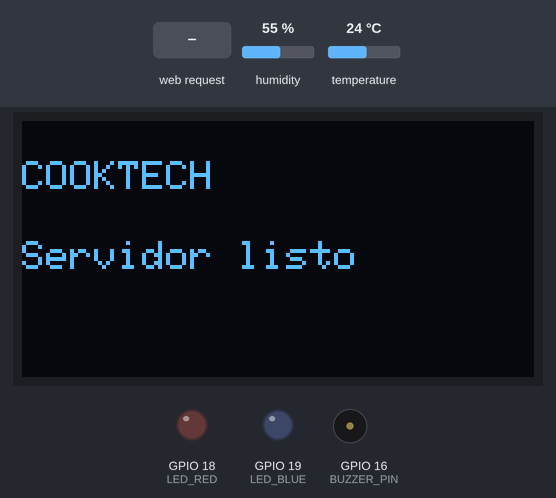
The sketch below on a simulated ESP32. Shown: 128×64 one-colour display, output pins drawn as LEDs (lit = HIGH), buzzer (waves = sounding). The test bench sets the inputs (shaded band); at power-on: humidity 55 %, temperature 24 °C. WiFi joins after 1.5 s; servers stay silent unless stated; what the sketch prints to the serial monitor is not drawn.

Above: at 3.3 s.
3.4 s: HTTP request GET /thermostat?temp=1 received
At 3.9 s:
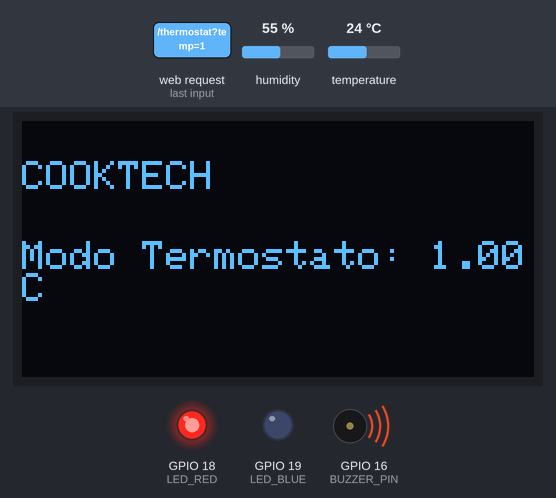
5.5 s: HTTP request GET /thermostat?temp=TERMOSTATO received
At 6.0 s:
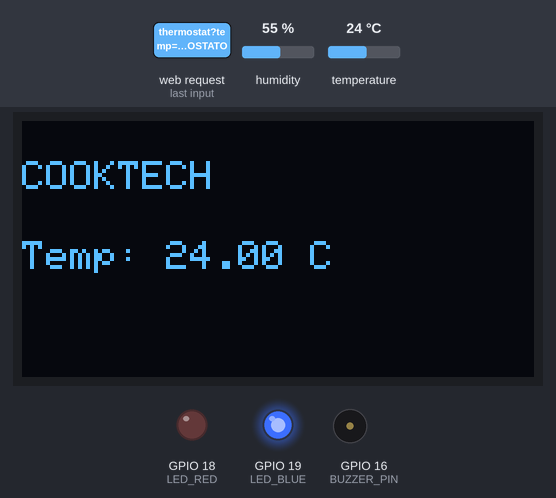
7.1 s: HTTP request GET /cook?time=TERMOSTATO received
At 8.7 s:
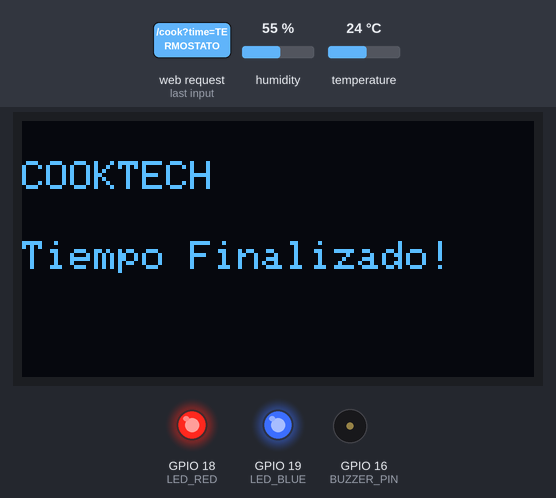
8.9 s: HTTP request GET /set_camera?temp=1&time=1&ip=1 received
At 9.5 s:
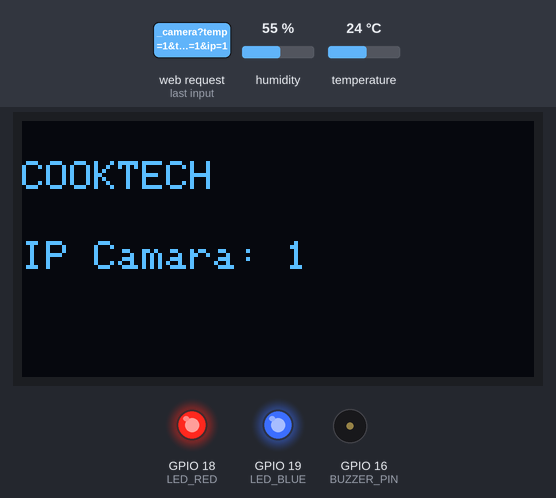
10.4 s: HTTP request GET /cook?time=1 received
At 11.2 s:
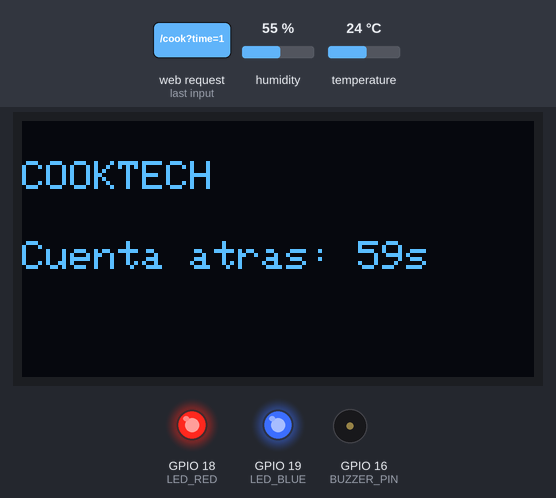
13.4 s: HTTP request GET /cook?time=COOK received
At 13.55 s:
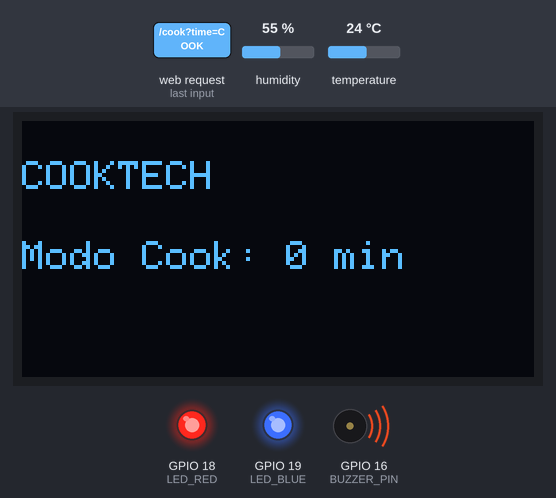
Timing chart, 0 to 16.4 s (numbered marks = the images above; inputs shaded):
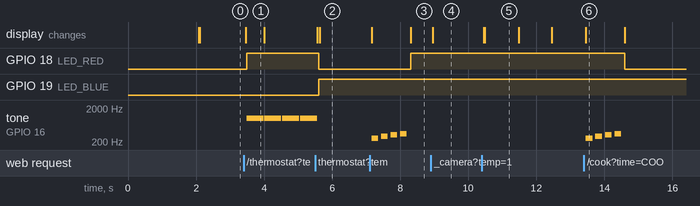

The sketch:

webArduino.ino
```cpp
#include <WiFi.h>
#include <ESPAsyncWebServer.h>
#include <Wire.h>
#include <Adafruit_GFX.h>
#include <Adafruit_SSD1306.h>
#include <DHT.h>
#include <HTTPClient.h>
#include "index.h"
#include <vector>

// Pines y configuraciones
#define LED_BLUE 19         // LED azul GPIO 19
#define LED_RED 18          // LED rojo GPIO 18
#define BUZZER_PIN 16       // Zumbador GPIO 16
#define DHTPIN 17           // Sensor de temperatura GPIO 17
#define DHTTYPE DHT11

// Credenciales WiFi
const char *ssid = "AP_asix";
const char *password = "AP_asix2023";

// Pantalla OLED
#define SCREEN_WIDTH 128
#define SCREEN_HEIGHT 64
Adafruit_SSD1306 oled(SCREEN_WIDTH, SCREEN_HEIGHT, &Wire, -1);

// Servidor asíncronoString cameraIP
AsyncWebServer server(80);

// Sensor de temperatura
DHT dht(DHTPIN, DHTTYPE);

//
std::vector<String> logs;

// Variables globales
String cameraIP = "";            // Dirección IP de la cámara (configurable)
float targetTemp = 0;            // Temperatura objetivo
unsigned long timerDuration = 0; // Duración del temporizador (en ms)
unsigned long cookTimerStart = 0;
bool isCooking = false;          // Estado del temporizador
String mode = "IDLE";            // Estado actual: IDLE, TERMOSTATO, COOK

// -----------------------------------------------------------------------------
// Función para actualizar la pantalla OLED con un mensaje
// -----------------------------------------------------------------------------
void updateOLED(String message) {
  oled.clearDisplay();
  oled.setTextSize(1);
  oled.setTextColor(WHITE);
  oled.setCursor(0, 10);
  oled.println("COOKTECH");
  oled.setCursor(0, 30);
  oled.println(message);
  oled.display();
}

// -----------------------------------------------------------------------------
// Función para leer la temperatura con varios reintentos
// -----------------------------------------------------------------------------
float readTemperatureWithRetry() {
  float temp;
  for (int i = 0; i < 5; i++) {
    temp = dht.readTemperature();
    if (!isnan(temp)) {
      return temp;  // Devuelve la lectura válida
    }
    delay(500);     // Espera antes de reintentar
  }
  return NAN;       // Si todas las lecturas fallan
}

float readHumidityWithRetry() {
  float hum;
  for (int i = 0; i < 5; i++) {
    hum = dht.readHumidity();
    if (!isnan(hum)) return hum;
    delay(500);
  }
  return NAN;
}


// -----------------------------------------------------------------------------
// Función que controla el "Modo Termostato"
// -----------------------------------------------------------------------------
void checkTemperature() {
  float currentTemp = readTemperatureWithRetry();
  if (isnan(currentTemp)) return; // Si falla la lectura, no hace nada

  if (currentTemp >= targetTemp && targetTemp > 0) {
    // Temperatura objetivo alcanzada o superada
    digitalWrite(LED_RED, HIGH);
    digitalWrite(LED_BLUE, LOW);
    buzz(1000, 500); // Alerta sonora mientras se mantenga alta
    updateOLED("ALERTA: Temp alcanzada!");
  } else {
    // Aún no se llega a la temperatura objetivo
    digitalWrite(LED_BLUE, HIGH);
    digitalWrite(LED_RED, LOW);
    noTone(BUZZER_PIN);
    updateOLED("Temp: " + String(currentTemp) + " C");
  }
}

// -----------------------------------------------------------------------------
// Función que controla el "Modo COOK" (temporizador)
// -----------------------------------------------------------------------------
void handleCookTimer() {
  static unsigned long lastBlinkTime = 0;
  static bool ledState = false;
  static bool alertDone = false;

  if (!isCooking) return; // Solo opera si está en modo cocción

  unsigned long elapsed = millis() - cookTimerStart;
  unsigned long remaining = (timerDuration > elapsed) ? (timerDuration - elapsed) : 0;

  if (remaining == 0) {
    // Se agotó el temporizador
    if (!alertDone) {
      alertDone = true;
      isCooking = false;
      playMelody(); // Pita 3 segundos
      updateOLED("Tiempo Finalizado!");
      logs.push_back("[COOK] Fin del temporizador");
    }
    // Parpadeo del LED rojo para indicar fin de cocción
    if (millis() - lastBlinkTime > 500) {
      lastBlinkTime = millis();
      ledState = !ledState;
      digitalWrite(LED_RED, ledState);
    }
  } else {
    // Aún está contando el tiempo
    alertDone = false;
    updateOLED("Cuenta atras: " + String(remaining / 1000) + "s");
  }
}

// -----------------------------------------------------------------------------
// Devuelve la página web principal con los formularios
// -----------------------------------------------------------------------------
String getHTML() {
  float t = readTemperatureWithRetry();
  float h = readHumidityWithRetry();
  String html = webpage;
  html.replace("%TEMPERATURE%", isnan(t) ? "--" : String(t,1));
  html.replace("%HUMIDITY%",    isnan(h) ? "--" : String(h,1));
  return html;
}

void buzz(uint16_t freq, uint16_t ms) {
  tone(BUZZER_PIN, freq, ms);
  delay(ms);
  noTone(BUZZER_PIN);
}

const uint16_t melody[] = {262, 294, 330, 349};
void playMelody() {
  for (uint8_t i = 0; i < 4; i++) {
    buzz(melody[i], 200);
    delay(80);
  }
}

// -----------------------------------------------------------------------------
// SETUP: Inicializa WiFi, OLED, servidor y endpoints
// -----------------------------------------------------------------------------
void setup() {
  Serial.begin(9600);
  dht.begin();

  // Configurar pines como salida
  pinMode(LED_BLUE, OUTPUT);
  pinMode(LED_RED, OUTPUT);
  pinMode(BUZZER_PIN, OUTPUT);
  digitalWrite(LED_BLUE, LOW);
  digitalWrite(LED_RED, LOW);

  // Inicializar pantalla OLED
  if (!oled.begin(SSD1306_SWITCHCAPVCC, 0x3C)) {
    Serial.println("OLED no encontrado");
    while (1);
  }
  updateOLED("Esperando...");

  // Conexión WiFi
  WiFi.begin(ssid, password);
  while (WiFi.status() != WL_CONNECTED) {
    delay(1000);
    Serial.println("Conectando...");
  }
  Serial.println("Conectado a WiFi");
  logs.push_back("[WIFI] Conectado a red " + String(ssid));
  updateOLED("Conectado a WiFi");

  // -----------------------------------------------------------------------------
  // Rutas / Endpoints del servidor
  // -----------------------------------------------------------------------------

  // Página de inicio
  server.on("/", HTTP_GET, [](AsyncWebServerRequest *request) {
    request->send(200, "text/html", getHTML());
  });

  // Modo Termostato
  server.on("/thermostat", HTTP_GET, [](AsyncWebServerRequest *request) {
    if (request->hasParam("temp")) {
      targetTemp = request->getParam("temp")->value().toFloat();
      mode = "TERMOSTATO";
      updateOLED("Modo Termostato: " + String(targetTemp) + "C");
      logs.push_back("[THERMO] Objetivo: " + String(targetTemp, 1) + "C");
    }
    request->send(200, "text/plain", "Modo Termostato activado");
  });

  // Modo Cocción
  server.on("/cook", HTTP_GET, [](AsyncWebServerRequest *request) {
    if (request->hasParam("time")) {
      timerDuration = request->getParam("time")->value().toInt() * 60000;
      cookTimerStart = millis();
      isCooking = true;
      mode = "COOK";
      updateOLED("Modo Cook: " + String(timerDuration / 60000) + " min");
      logs.push_back("[COOK] Timer: " + String(timerDuration / 60000) + " min");
    }
    request->send(200, "text/plain", "Modo Cook activado");
  });

  // Configurar la IP de la cámara dinámicamente
  server.on("/set_camera", HTTP_GET, [](AsyncWebServerRequest *request) {
    if (request->hasParam("ip")) {
      cameraIP = request->getParam("ip")->value();
      logs.push_back("[CAM] IP configurada: " + cameraIP);
      updateOLED("IP Camara: " + cameraIP);
      Serial.println("IP Cámara configurada: " + cameraIP);
    }
    request->redirect("/");
  });

  // Endpoint para capturar una foto desde la cámara configurada
 server.on("/camera", HTTP_GET, [](AsyncWebServerRequest *request) {
    if (cameraIP == "") {
        request->redirect("/");
        return;
    }

    // Construir la URL para capturar la imagen
    String captureURL = "http://" + cameraIP + "/capture";

    HTTPClient http;
    http.begin(captureURL);
    int httpCode = http.GET(); // Realizar la solicitud GET a la cámara

    if (httpCode == 200) {
        // Longitud del contenido (si está disponible)
        int len = http.getSize();
        WiFiClient *client = http.getStreamPtr();

        if (len > 0) {
            // Crear una respuesta con longitud fija
            AsyncWebServerResponse *response = request->beginResponse(
                "image/jpeg", len,
                [client, len](uint8_t *buffer, size_t maxLen, size_t index) -> size_t {
                    size_t available = len - index;
                    if (available > maxLen) {
                        available = maxLen;
                    }
                    size_t bytesRead = client->readBytes(buffer, available);
                    return bytesRead;
                }
            );

            // Enviar la imagen como respuesta
            response->addHeader("Content-Disposition", "inline; filename=capture.jpg");
            request->send(response);
        } else {
            // Si no se conoce el tamaño, leer y reenviar en tiempo real (chunked)
            AsyncWebServerResponse *response = request->beginChunkedResponse(
                "image/jpeg",
                [client](uint8_t *buffer, size_t maxLen, size_t index) -> size_t {
                    if (!client->available()) {
                        return 0; // Finaliza la transmisión
                    }
                    return client->read(buffer, maxLen);
                }
            );
            response->addHeader("Content-Disposition", "inline; filename=capture.jpg");
            request->send(response);
        }
    } else {
        // Si la cámara no respondió con éxito
        request->redirect("/");
    }
    logs.push_back("[CAM] Foto servida desde " + cameraIP);
    http.end(); // Finaliza la conexión HTTP
});

server.on("/logs", HTTP_GET, [](AsyncWebServerRequest *request){
  String out = "<html><head><style>body{font-family:sans-serif;padding:20px;}li{margin:6px 0;}</style></head><body><h2>LOGS</h2><ul>";
  for (auto &l : logs) out += "<li>" + l + "</li>";
  out += "</ul><a href='/'>volver</a></body></html>";
  request->send(200, "text/html", out);
});


  // Iniciar servidor
  server.begin();
  updateOLED("Servidor listo");
  Serial.print("IP del ESP32: ");
  Serial.println(WiFi.localIP());
}

// -----------------------------------------------------------------------------
// LOOP: Manejo de modos TERMO o COOK
// -----------------------------------------------------------------------------
void loop() {
  if (mode == "TERMOSTATO") {
    checkTemperature();
  }
  if (mode == "COOK") {
    handleCookTimer();
  }
}
```

index.h
```cpp
#ifndef WEBPAGE_H
#define WEBPAGE_H

const char* webpage = R"=====(
<!DOCTYPE html>
<html lang="es">
  <head>
    <meta charset="UTF-8" />
    <meta name="viewport" content="width=device-width, initial-scale=1.0" />
    <title>COOKTECH</title>
    <style>
      body {
        font-family: Arial, sans-serif;
        background: linear-gradient(to bottom, #87ceeb, #f2f2f2);
        color: #333;
        margin: 0;
        padding: 0;
        display: flex;
        justify-content: center;
        align-items: center;
        min-height: 100vh;
      }
      .container {
        background-color: rgba(255, 255, 255, 0.9);
        border-radius: 15px;
        padding: 20px;
        box-shadow: 0 4px 15px rgba(0, 0, 0, 0.2);
        max-width: 1000px;
        width: 90%;
      }
      .title {
        text-align: center;
        font-size: 36px;
        font-weight: bold;
        color: #007bff;
        position: relative;
        margin-bottom: 20px;
      }
      .title::after {
        content: "®";
        font-size: 16px;
        vertical-align: super;
      }
      .flex-container {
        display: flex;
        flex-direction: row;
        gap: 20px;
        justify-content: center;
      }
      .card {
        background-color: #ffffff;
        padding: 15px;
        border-radius: 10px;
        box-shadow: 0 8px 16px rgba(0, 0, 0, 0.1);
        border: 1px solid #ccc;
        text-align: center;
        flex: 1 1 calc(50% - 20px); /* Dos columnas en pantallas grandes */
        min-width: 280px; /* Una columna en móviles */
      }
      .card h2 {
        font-size: 20px;
        margin-bottom: 15px;
        color: #007bff;
      }
      .card form {
        display: flex;
        flex-direction: column;
        gap: 10px;
      }
      .autorName {
        font-weight: bold;
        color: #007bff;
      }
      .citation {
        text-align: center;
        margin-top: 20px;
        font-size: 14px;
        color: #555;
      }
      input[type="number"],
      input[type="text"],
      input[type="submit"] {
        padding: 10px;
        border: 1px solid #ccc;
        border-radius: 5px;
        font-size: 14px;
        width: 100%;
        box-sizing: border-box;
      }
      input[type="submit"],
      button {
        background-color: #007bff;
        color: white;
        font-weight: bold;
        cursor: pointer;
        border: none;
      }
      input[type="submit"]:hover,
      button:hover {
        background-color: #0056b3;
      }
      button {
        padding: 10px;
        border-radius: 5px;
        width: 100%;
        box-sizing: border-box;
      }
      #camera-image {
        max-width: 100%;
        border: 1px solid #ccc;
        border-radius: 10px;
        margin-top: 20px;
        display:none;
        margin:0 auto;
        width:80%;
      }
      @media screen and (max-width: 1100px) {
        .flex-container {
          flex-direction: column;
        }
        .card {
          flex: 1 1 100%;
        }
      }
    </style>
  </head>
  <body>
    <div class="container">
      <h1 class="title">COOKTECH</h1>
      <p id="sensordata" style="text-align:center;font-size:18px;margin:10px 0;">
        Temp: %TEMPERATURE% °C&nbsp;&nbsp;·&nbsp;&nbsp;Hum: %HUMIDITY% %
      </p>
      <div class="flex-container">
        <!-- Modo TERMOSTATO -->
        <div class="card">
          <h2>Modo TERMOSTATO</h2>
          <form action="/thermostat" method="get">
            <label for="temp">Temperatura objetivo (&deg;C):</label>
            <input
              type="number"
              id="temp"
              name="temp"
              min="10"
              max="100"
              required
            />
            <input type="submit" value="Iniciar Termostato" />
          </form>
        </div>
        <!-- Modo COOK -->
        <div class="card">
          <h2>Modo COOK</h2>
          <form action="/cook" method="get">
            <label for="time">Tiempo de cocci&oacute;n (min):</label>
            <input
              type="number"
              id="time"
              name="time"
              min="1"
              max="60"
              required
            />
            <input type="submit" value="Iniciar Temporizador" />
          </form>
        </div>
        <!-- Modo COMPROBACIÓN -->
        <div class="card">
          <h2>Modo COMPROBACIÓN</h2>
          <form action="/set_camera" method="get">
            <label for="ip">IP de la cámara:</label>
            <input
              type="text"
              id="ip"
              name="ip"
              placeholder="Ej: 10.0.110.162"
              required
            />
            <input type="submit" value="Establecer IP" />
          </form>
          <br />
          <button onclick="capturePhoto()">Capturar Foto desde Cámara</button>
        </div>
      </div>
      <img id="camera-image" src="" alt="Foto capturada" />
      <div class="citation">
        <p>
          Designed by
          <span class="autorName">CookTech corp.</span>
        </p>
      </div>
    </div>
    <script>
      function capturePhoto() {
        const img = document.getElementById("camera-image");
        img.src = "/camera?cacheBuster=" + new Date().getTime();
        img.style.display = "block"; // Muestra la imagen una vez que se actualice el src
      }
    </script>
  </body>
</html>
)=====";

#endif
```

Measured:
- after the input at 3.4 s, GPIO 18 (LED_RED): LOW → HIGH after 0.08 s; tone on GPIO 16 (BUZZER_PIN): alternates 1000 Hz for 0.50 s and silent for 0.03 s, starting after 0.08 s; the display: changes after 0.06 s (image 1)
- after the input at 5.5 s, GPIO 18 (LED_RED): HIGH → LOW after 0.11 s; GPIO 19 (LED_BLUE): LOW → HIGH after 0.11 s; tone on GPIO 16 (BUZZER_PIN): goes on until 5.6 s, then stays silent; the display: first changes after 0.06 s (image 2 shows a later state)
- after the input at 7.1 s, GPIO 18 (LED_RED): LOW → HIGH after 1.2 s; tone on GPIO 16 (BUZZER_PIN): plays 262 Hz for 0.20 s, 294 Hz for 0.20 s, 330 Hz for 0.20 s, 349 Hz for 0.20 s, starting after 0.06 s; the display: first changes after 0.06 s (image 3 shows a later state)
- after the input at 8.9 s, the display: changes after 0.06 s (image 4)
- after the input at 10.4 s, the display: first changes after 0.06 s (image 5 shows a later state)
- after the input at 13.4 s, GPIO 18 (LED_RED): HIGH → LOW after 1.2 s; tone on GPIO 16 (BUZZER_PIN): plays 262 Hz for 0.20 s, 294 Hz for 0.20 s, 330 Hz for 0.20 s, 349 Hz for 0.20 s, starting after 0.06 s; the display: changes after 0.06 s (image 6)
- what the display in image 1 shows lasts 0.5 s, from 3.5 s to 4.0 s
